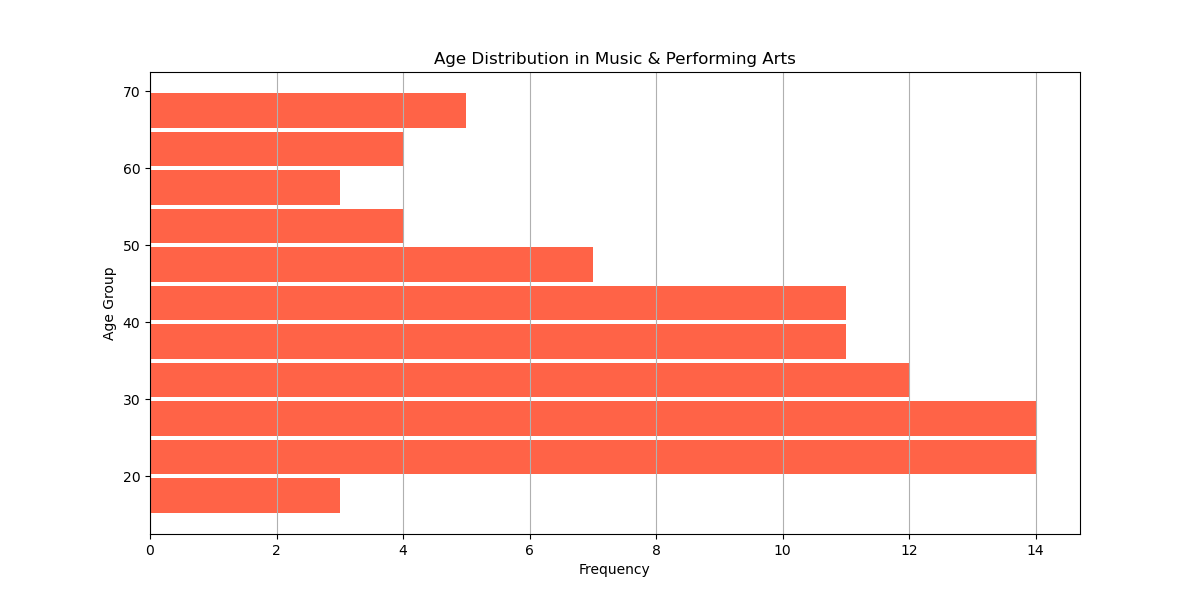

Recreate this plot in Python.

import matplotlib.pyplot as plt
import numpy as np

ages = [
    17, 18, 19, 20, 20, 21, 21, 21, 22, 22, 23, 23, 23, 24, 24, 24, 24, 25, 25, 
    25, 26, 26, 27, 27, 27, 28, 28, 28, 29, 29, 29, 30, 30, 30, 31, 31, 31, 32, 
    32, 33, 33, 34, 34, 35, 35, 35, 36, 36, 37, 37, 38, 38, 39, 39, 40, 40, 40, 
    41, 41, 42, 42, 43, 43, 44, 44, 45, 45, 46, 46, 47, 48, 49, 50, 52, 53, 54, 
    55, 56, 58, 60, 61, 62, 63, 65, 66, 68, 69, 70
]

bins = range(15, 75, 5)

plt.figure(figsize=(12, 6))
plt.hist(ages, bins=bins, color='#ff6347', rwidth=0.9, orientation='horizontal')
plt.ylabel('Age Group')
plt.xlabel('Frequency')
plt.title('Age Distribution in Music & Performing Arts')
plt.grid(axis='x')
plt.show()
